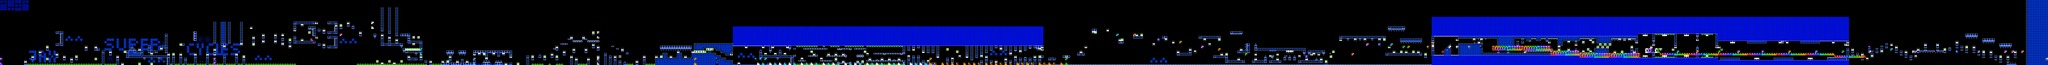

Rendered tile map (Tiled .tmx) drawn with the repository's tilesets; below, a short description and the map source with its tile grids summarised:
An orthogonal 844x27 tile map with 16x16 px tiles, 2 tile layers (SP, ...), 2 tilesets, 2 image layers.

<map version="1.10" tiledversion="1.11.2" orientation="orthogonal" renderorder="right-down" width="844" height="27" tilewidth="16" tileheight="16" infinite="0" nextlayerid="5" nextobjectid="1">
 <editorsettings>
  <chunksize width="16" height="27" />
  <export target="../LEVELS/LEVEL DATA/supercycles.csv" format="csv" />
 </editorsettings>
 <tileset firstgid="1" name="famidash" tilewidth="16" tileheight="16" tilecount="256" columns="16">
  <image source="../../../GRAPHICS/famidash.bmp" width="256" height="256" />
 </tileset>
 <tileset firstgid="257" name="sprites" tilewidth="16" tileheight="16" tilecount="256" columns="16">
  <image source="../../../GRAPHICS/sprites.png" width="256" height="256" />
 </tileset>
 <imagelayer id="3" name="Image Layer 1" parallaxx="0.9" parallaxy="0.9" repeatx="1" repeaty="1">
  <image source="../../../GRAPHICS/Old/parallax Blue.bmp" width="144" height="72" />
 </imagelayer>
 <imagelayer id="4" name="Image Layer 2" offsetx="0" offsety="432" repeatx="1">
  <image source="../../../GRAPHICS/ground.bmp" width="64" height="128" />
 </imagelayer>
 <layer id="1" width="844" height="27">
  <data>[22788 cells, 22788 non-empty, 68 distinct tile ids]</data>
 </layer>
 <layer id="2" name="SP" width="844" height="27">
  <data>[22788 cells, 662 non-empty, 81 distinct tile ids]</data>
 </layer>
</map>
